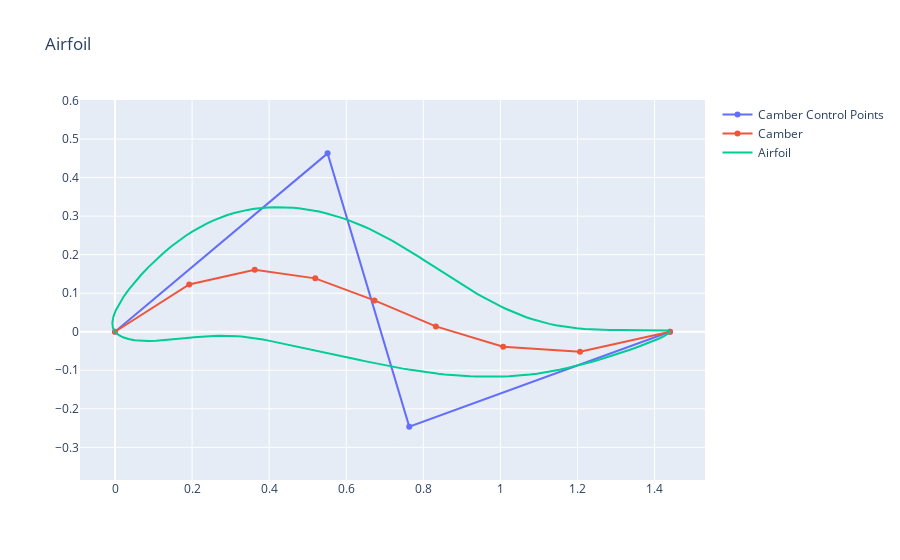
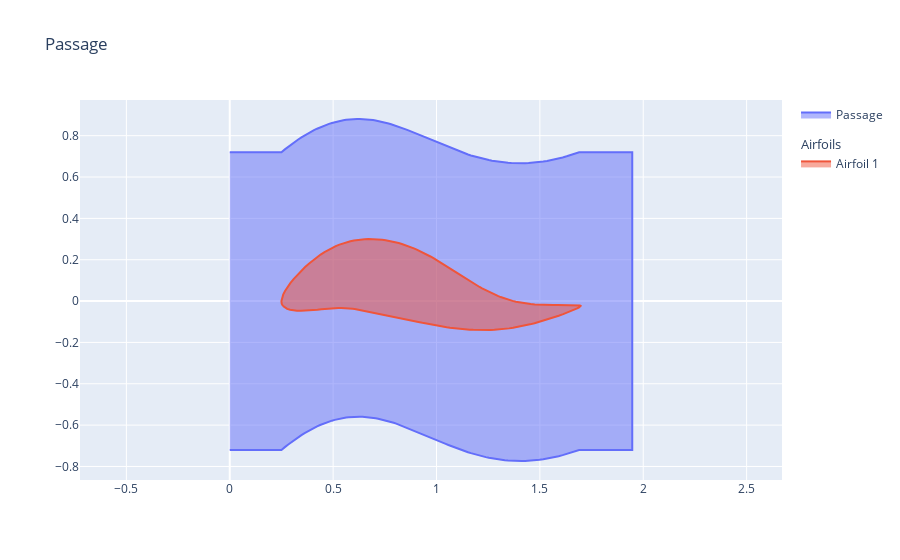

The notebook cell these images were saved under, in order:
### Markdown cell above
# Airfoil Example

### Code cell
import numpy as np
from parafoil.airfoil import Airfoil
from parafoil.passage import PassageBuilder

airfoil = Airfoil(
    inlet_angle=np.radians(40.0),
    outlet_angle=np.radians(20.0),
    stagger_angle=np.radians(0.0),
    upper_thick_dist=[0.05, 0.2, 0.2, 0.05, 0.01],
    lower_thick_dist=[0.05, 0.2, 0.2, 0.05, 0.01],
    leading_prop=0.5,
    trailing_prop=0.5,
    chord_length=1.44
)

airfoil.visualize(include_camber_ctrl_pnts=True)

passage = PassageBuilder.airfoil_row_passage(
    airfoil=airfoil,
    spacing=1.0 * airfoil.chord_length,
    leading_edge_gap=0.25,
    trailing_edge_gap=0.25,
    num_blades=1
)

passage.visualize()

### Figure 1 — Plotly figure (JSON) as saved in the notebook; plotly's stock layout.template omitted (floating-point values rounded to 4 significant figures; data arrays with more than 128 entries replaced by an {"elided": "..."} marker saying what was removed)
{"data": [{"name": "Camber Control Points", "type": "scatter", "x": [0, 0.5516, 0.7634, 1.44], "y": [0, 0.4628, -0.2463, 0]}, {"name": "Camber", "type": "scatter", "x": [0, 0.1925, 0.3625, 0.5196, 0.6731, 0.8325, 1.007, 1.206, 1.44], "y": [0, 0.1228, 0.1606, 0.1385, 0.08121, 0.01381, -0.03881, -0.05172, 0]}, {"name": "Airfoil", "type": "scatter", "x": {"elided": "200 float values"}, "y": {"elided": "200 float values"}}], "layout": {"title": {"text": "Airfoil"}, "yaxis": {"scaleanchor": "x"}}}

### Figure 2 — Plotly figure (JSON) as saved in the notebook; plotly's stock layout.template omitted (floating-point values rounded to 4 significant figures; data arrays with more than 128 entries replaced by an {"elided": "..."} marker saying what was removed)
{"data": [{"fill": "toself", "legendgroup": "passage", "name": "Passage", "type": "scatter", "x": {"elided": "206 float values"}, "y": {"elided": "206 float values"}}, {"fill": "toself", "legendgroup": "airfoil", "legendgrouptitle": {"text": "Airfoils"}, "name": "Airfoil 1", "type": "scatter", "x": {"elided": "200 float values"}, "y": {"elided": "200 float values"}}], "layout": {"title": {"text": "Passage"}, "yaxis": {"scaleanchor": "x"}}}
